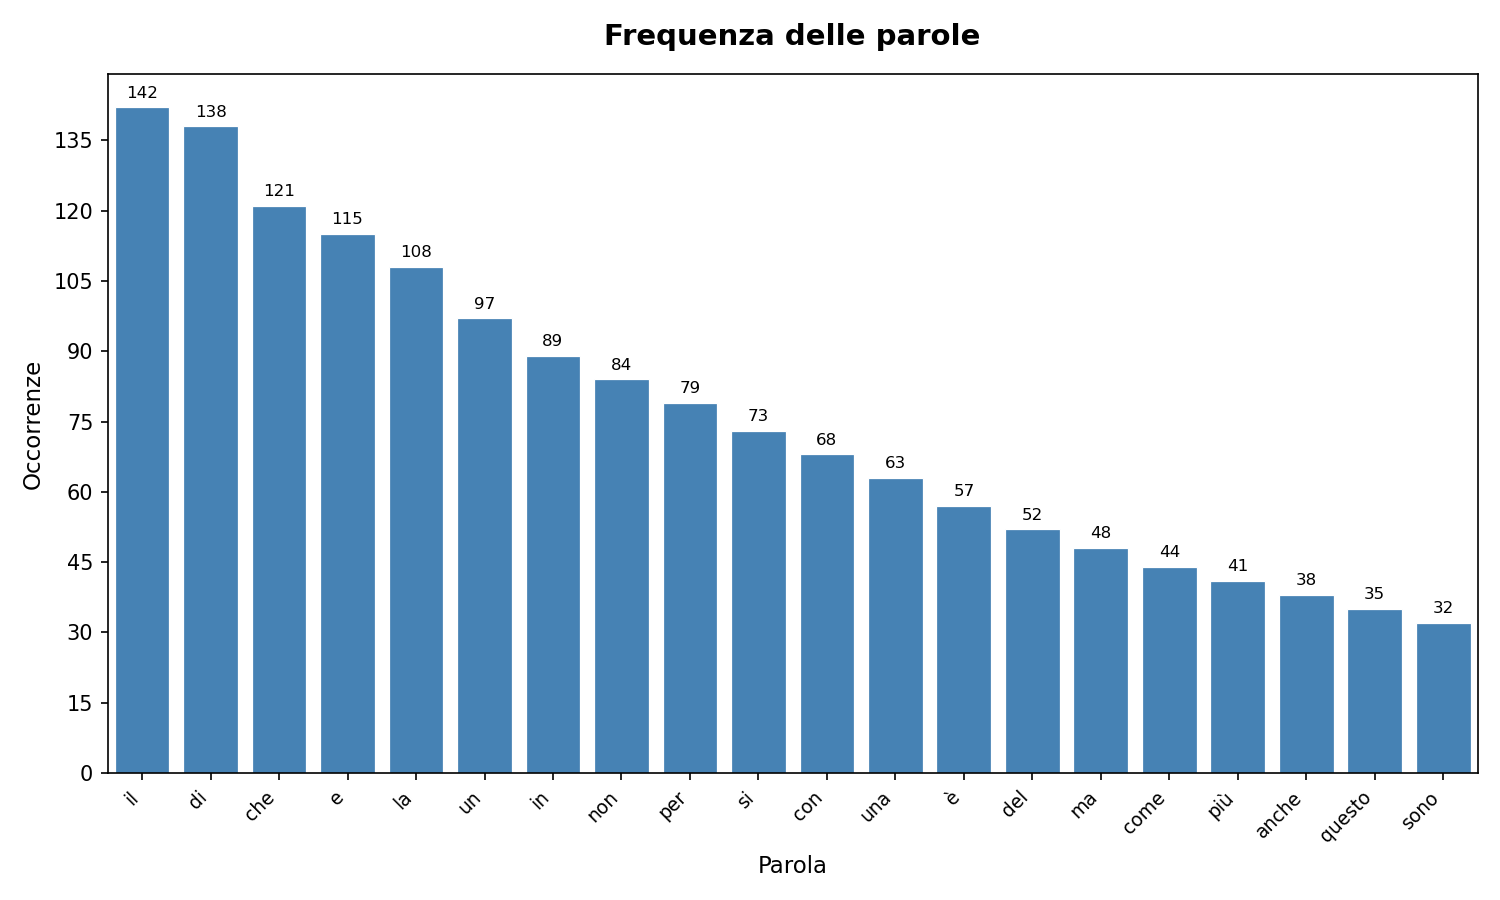

Here is the Python script that generated this plot:
import matplotlib.pyplot as plt
import matplotlib.ticker as ticker
import csv
import json
import sys
import os

# ── CONFIGURAZIONE ──────────────────────────────────────────
FILE_INPUT  = "parole.csv"   # cambia con il tuo file
TOP_N       = 20             # None = tutte le parole
SOGLIA_MIN  = 1              # occorrenze minime da mostrare
COLORE      = "steelblue"
OUTPUT_PNG  = "istogramma.png"
# ────────────────────────────────────────────────────────────


def leggi_file(path: str) -> dict[str, int]:
    """Legge parola→occorrenza da CSV, TSV, TXT o JSON."""
    _, ext = os.path.splitext(path.lower())
    dati: dict[str, int] = {}

    if ext == ".json":
        with open(path, encoding="utf-8") as f:
            dati = json.load(f)  # es. {"ciao": 5, "mondo": 3}

    elif ext in (".csv", ".tsv"):
        sep = "\t" if ext == ".tsv" else ","
        with open(path, encoding="utf-8", newline="") as f:
            reader = csv.reader(f, delimiter=sep)
            for riga in reader:
                if len(riga) >= 2:
                    parola, count = riga[0].strip(), riga[1].strip()
                    try:
                        dati[parola] = int(count)
                    except ValueError:
                        pass  # salta l'intestazione o righe malformate

    else:  # .txt — formato: "parola 42" oppure "parola,42"
        with open(path, encoding="utf-8") as f:
            for linea in f:
                linea = linea.strip()
                if not linea:
                    continue
                # supporta separatore spazio o virgola
                parti = linea.replace(",", " ").split()
                if len(parti) >= 2:
                    try:
                        dati[parti[0]] = int(parti[-1])
                    except ValueError:
                        pass

    return dati


def filtra_e_ordina(dati: dict, top_n: int | None, soglia: int) -> tuple[list, list]:
    """Applica soglia minima e limita a top_n, ordina per frequenza."""
    filtrati = {p: c for p, c in dati.items() if c >= soglia}
    ordinati = sorted(filtrati.items(), key=lambda x: x[1], reverse=True)
    if top_n:
        ordinati = ordinati[:top_n]
    parole = [p for p, _ in ordinati]
    counts = [c for _, c in ordinati]
    return parole, counts


def plot_istogramma(parole: list, counts: list, output: str) -> None:
    fig, ax = plt.subplots(figsize=(max(8, len(parole) * 0.5), 6))

    bars = ax.bar(parole, counts, color=COLORE, edgecolor="white", linewidth=0.6)

    # etichette valore sopra ogni barra
    for bar, val in zip(bars, counts):
        ax.text(
            bar.get_x() + bar.get_width() / 2,
            bar.get_height() + max(counts) * 0.01,
            str(val),
            ha="center", va="bottom", fontsize=8
        )

    ax.set_title("Frequenza delle parole", fontsize=14, fontweight="bold", pad=14)
    ax.set_xlabel("Parola", fontsize=11)
    ax.set_ylabel("Occorrenze", fontsize=11)
    ax.yaxis.set_major_locator(ticker.MaxNLocator(integer=True))
    ax.set_xlim(-0.5, len(parole) - 0.5)
    plt.xticks(rotation=45, ha="right", fontsize=9)
    plt.tight_layout()

    plt.savefig(output, dpi=150)
    print(f"Grafico salvato in: {output}")
    plt.show()


# ── MAIN ────────────────────────────────────────────────────
if __name__ == "__main__":
    path = sys.argv[1] if len(sys.argv) > 1 else FILE_INPUT
    dati = leggi_file(path)

    if not dati:
        print("Errore: nessun dato letto dal file.")
        sys.exit(1)

    parole, counts = filtra_e_ordina(dati, TOP_N, SOGLIA_MIN)
    print(f"Parole da visualizzare: {len(parole)}")
    plot_istogramma(parole, counts, OUTPUT_PNG)
